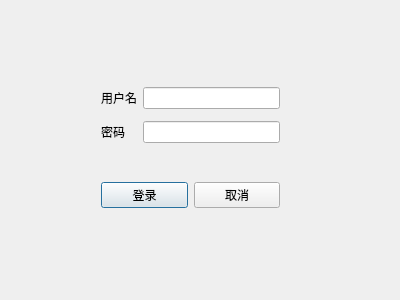
<?xml version="1.0" encoding="UTF-8"?>
<ui version="4.0">
 <class>Dialog</class>
 <widget class="QDialog" name="Dialog">
  <property name="geometry">
   <rect>
    <x>0</x>
    <y>0</y>
    <width>400</width>
    <height>300</height>
   </rect>
  </property>
  <property name="windowTitle">
   <string>Dialog</string>
  </property>
  <widget class="QWidget" name="horizontalLayoutWidget">
   <property name="geometry">
    <rect>
     <x>90</x>
     <y>170</y>
     <width>201</width>
     <height>51</height>
    </rect>
   </property>
   <layout class="QHBoxLayout" name="horizontalLayout">
    <item>
     <widget class="QPushButton" name="pushButton_2">
      <property name="text">
       <string>登录</string>
      </property>
     </widget>
    </item>
    <item>
     <widget class="QPushButton" name="pushButton">
      <property name="text">
       <string>取消</string>
      </property>
     </widget>
    </item>
   </layout>
  </widget>
  <widget class="QWidget" name="gridLayoutWidget">
   <property name="geometry">
    <rect>
     <x>90</x>
     <y>70</y>
     <width>201</width>
     <height>91</height>
    </rect>
   </property>
   <layout class="QGridLayout" name="gridLayout">
    <item row="6" column="1">
     <widget class="QLineEdit" name="lineEdit_2"/>
    </item>
    <item row="6" column="0">
     <widget class="QLabel" name="label_2">
      <property name="text">
       <string>密码</string>
      </property>
     </widget>
    </item>
    <item row="3" column="1">
     <widget class="QLineEdit" name="lineEdit"/>
    </item>
    <item row="3" column="0">
     <widget class="QLabel" name="label">
      <property name="text">
       <string>用户名</string>
      </property>
     </widget>
    </item>
   </layout>
  </widget>
 </widget>
 <layoutdefault spacing="6" margin="11"/>
 <resources/>
 <connections>
  <connection>
   <sender>pushButton</sender>
   <signal>clicked()</signal>
   <receiver>Dialog</receiver>
   <slot>close()</slot>
   <hints>
    <hint type="sourcelabel">
     <x>396</x>
     <y>105</y>
    </hint>
    <hint type="destinationlabel">
     <x>199</x>
     <y>149</y>
    </hint>
   </hints>
  </connection>
 </connections>
</ui>
